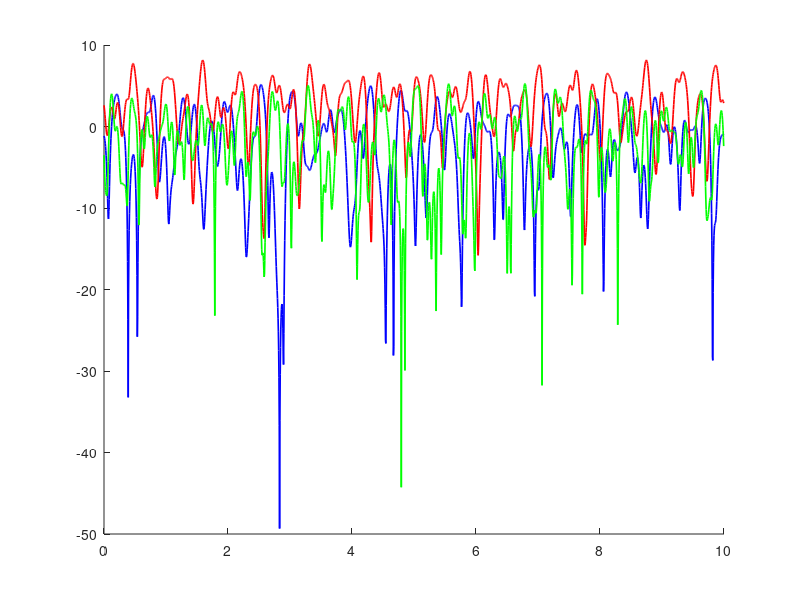

Write MATLAB code to recreate this figure. (Note: this script raises an error after producing the figure.)
%% Problem 2: Frequency-Selective Fading — Power Delay Profile
% 2W = 10 MHz wideband signal, 6-path PDP, 2048-point FFT, 3 realizations

clear; clc; close all;

%% ---- System Parameters ----
W_bw  = 10e6;           % pass-band bandwidth 2W = 10 MHz
Ts    = 1 / W_bw;       % sampling period = 1/(2W) = 0.1 us
NFFT  = 2048;           % FFT size as specified
fs    = W_bw;           % sampling frequency = 10 MHz

%% ---- PDP Definition ----
gain_dB  = [-2, 0, -1, -6, -9, -14];       % path gains in dB
delay_us = [0, 1.8, 3.5, 5.7, 8.1, 12.3]; % path delays in microseconds
L = length(gain_dB);

%% ---- Step 1: Convert dB → linear variances ----
sigma2_lin = 10.^(gain_dB / 10);

%% ---- Step 2: Normalize so sum(sigma^2) = 1 ----
sigma2 = sigma2_lin / sum(sigma2_lin);

fprintf('\nNormalized variances:\n');
fprintf('  sigma^2 = '); fprintf('%.4f  ', sigma2); fprintf('\n');
fprintf('  Sum     = %.4f  (should be 1)\n\n', sum(sigma2));

%% ---- Step 3: Delay → tap indices ----
% Ts = 0.1 us  →  tap_k = round(delay_us / (Ts*1e6))
tap_idx = round(delay_us / (Ts * 1e6));   % convert us to samples

fprintf('Tap indices:\n');
for i = 1:L
    fprintf('  Path %d: delay=%.1f us → tap %d,  sigma^2=%.4f\n', ...
            i, delay_us(i), tap_idx(i), sigma2(i));
end
fprintf('\n');

%% ---- Step 4–6: Generate 3 realizations, compute H[k], plot ----
rng(42);
colors = {'b', 'r', 'g'};

figure('Name', 'Q2: Frequency Response | H(f) |^2 — 3 Realizations');
hold on;

for run = 1:3

    %% ---- Build sparse impulse response h[n] ----
    % h has length = max_tap + 1, but we zero-pad to NFFT anyway
    h = zeros(1, NFFT);      % pre-allocate at FFT size directly

    for i = 1:L
        % Each path gain a_i ~ CN(0, sigma^2_i)
        % Real and imag parts each ~ N(0, sigma^2_i / 2)
        std_each = sqrt(sigma2(i) / 2);
        a_i = std_each * (randn + 1j * randn);
        h(tap_idx(i) + 1) = a_i;   % +1 for 1-based MATLAB indexing
    end

    %% ---- 2048-point FFT → frequency response ----
    H = fft(h, NFFT);

    %% ---- Frequency axis ----
    f_MHz = (0:NFFT-1) * (fs/NFFT) / 1e6;   % 0 to fs in MHz

    %% ---- Plot 10*log10(|H|^2) ----
    plot(f_MHz, 10*log10(abs(H).^2), colors{run}, 'LineWidth', 1.2);
end

%% ---- Coherence bandwidth marker ----
% Approx Bc ~ 1/tau_max = 1/12.3e-6 ~ 81 kHz
tau_mean = sum(sigma2 .* delay_us);
tau_sq_mean = sum(sigma2 .* (delay_us.^2));
tau_rms = sqrt(tau_sq_mean - tau_mean^2);

Bc_kHz = 1 / (5 * tau_rms * 1e-6) / 1e3;
Bc_MHz = Bc_kHz / 1e3;   % convert to MHz to match f_MHz axis

% Draw vertical xlines at every multiple of Bc across the band
fhB_MHz = Bc_MHz : Bc_MHz : fs/1e6;   % positions in MHz (skip 0)
for k = 1:length(fhB_MHz)
    if k == 1
        xline(fhB_MHz(k), 'w--', 'LineWidth', 1.2, ...
              'DisplayName', sprintf('B_c \\approx %.0f kHz', Bc_kHz), ...
              'Interpreter', 'tex');
    else
        xline(fhB_MHz(k), 'w--', 'LineWidth', 1.2, 'HandleVisibility', 'off');
    end
end

xlabel('Frequency (MHz)', 'Interpreter', 'tex');
ylabel('10 log_{10} |{\itH}({\itf})|^2  (dB)', 'Interpreter', 'tex');
title({'Frequency Response of Fading Channel with Specified PDP using 3 Independent Channel Realizations'});
legend('Realization 1', 'Realization 2', 'Realization 3', sprintf('B_c \\approx %.0f kHz', Bc_kHz), 'Location', 'best', 'Interpreter', 'tex');
grid on;
xlim([0, fs/1e6]);
